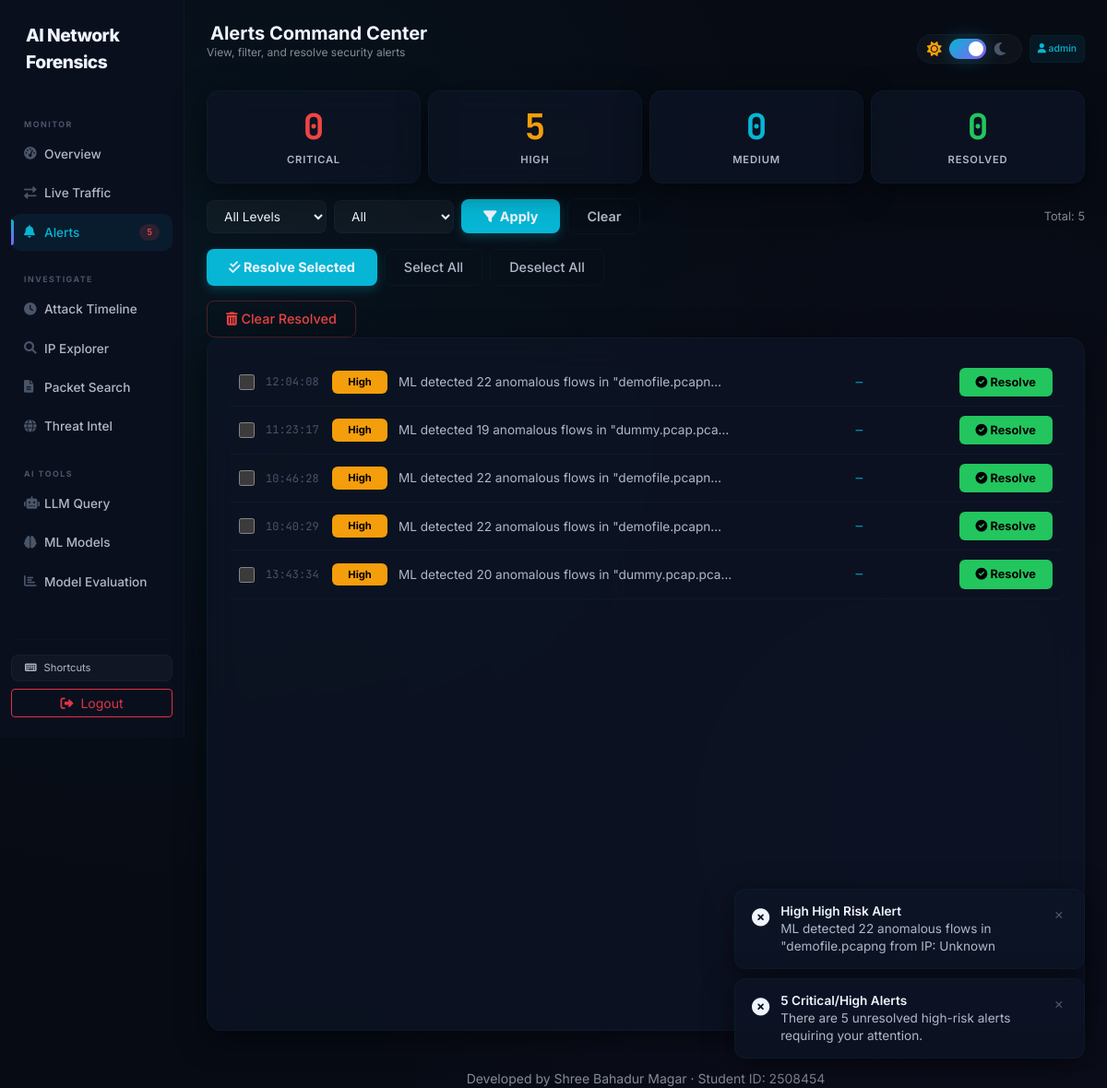
The page /alerts/ (signed in) on the database its author committed.
### dashboard/models.py (models this page shows, shortened)
class Alert(models.Model):
    LEVEL_CHOICES = [
        ('High', 'High'),
        ('Medium', 'Medium'),
        ('Low', 'Low'),
        ('Info', 'Info'),
    ]
    level = models.CharField(max_length=10, choices=LEVEL_CHOICES, default='Info')
    message = models.TextField()
    timestamp = models.DateTimeField(default=timezone.now) #this enable sto pass an explict timesatmp while defaulting sensibilby when don't
    is_resolved = models.BooleanField(default=False)

### dashboard/views.py (the view)
# urls.py: path('alerts/', views.alerts_page, name='alerts_page'),           #displays the security alerts
@login_required
def alerts_page(request):
    alerts = Alert.objects.all().order_by('-timestamp')
    return render(request, 'dashboard/alerts.html', {
        'username': request.user.username,
        'alerts': alerts,
        'now': timezone.now(),
    })

### dashboard/templates/dashboard/alerts.html (shortened to what this page needs)
{% extends "dashboard/base.html" %}
{% block page_title %}Alerts Command Center{% endblock %}
{% block subtitle %}View, filter, and resolve security alerts{% endblock %}
{% block content %}
<div class="row g-2 mb-3">
    <div class="col-3"><div class="severity-card critical"><div class="number" id="countCritical">0</div><div class="label">Critical</div></div></div>
    <div class="col-3"><div class="severity-card high"><div class="number" id="countHigh">0</div><div class="label">High</div></div></div>
    <div class="col-3"><div class="severity-card medium"><div class="number" id="countMedium">0</div><div class="label">Medium</div></div></div>
    <div class="col-3"><div class="severity-card resolved"><div class="number" id="countResolved">0</div><div class="label">Resolved</div></div></div>
</div>
<div class="d-flex flex-wrap justify-content-between align-items-center gap-2 mb-3">
    <div class="d-flex gap-2 flex-wrap align-items-center">
        <select id="filterLevel" class="filter-select">
            <option value="">All Levels</option>
        </select>
        <select id="filterResolved" class="filter-select">
            <option value="">All</option>
        </select>
        <button id="applyFilterBtn" class="btn-apply"><i class="fas fa-filter"></i> Apply</button>
        <button id="clearFilterBtn" class="btn-clear">Clear</button>
    </div>
    <span class="text-muted" style="font-size:0.8rem;">Total: <span id="totalAlerts">{{ alerts|length }}</span></span>
</div>
<div class="d-flex gap-2 mb-3 flex-wrap">
    <button id="resolveSelectedBtn" class="btn-apply" disabled>
        <i class="fas fa-check-double"></i> Resolve Selected
    </button>
    <button id="selectAllBtn" class="btn-clear" style="font-weight:500;">Select All</button>
    <button id="deselectAllBtn" class="btn-clear" style="font-weight:500;">Deselect All</button>
</div>
<button id="clearResolvedBtn" class="btn-clear" style="font-weight:500; color: var(--red); border-color: rgba(239,68,68,0.3);">
    <i class="fas fa-trash-alt"></i> Clear Resolved
</button>
<div class="dash-card">
    <div id="alertList" style="max-height:500px;overflow-y:auto;">
        {% for alert in alerts %}
        <div class="alert-row" data-level="{{ alert.level }}" data-resolved="{{ alert.is_resolved }}" data-id="{{ alert.id }}">
            <input type="checkbox" class="alert-checkbox" data-id="{{ alert.id }}">
            <span class="time">{{ alert.timestamp|date:"H:i:s" }}</span>
            <span class="severity-badge
                {% if alert.level == 'Critical' %}critical
                {% elif alert.level == 'High' %}high
                {% elif alert.level == 'Medium' %}medium
                {% elif alert.level == 'Low' %}low
                {% else %}resolved{% endif %}">
                {{ alert.level }}
            </span>
            <span class="message">{{ alert.message|truncatechars:50 }}</span>
            <span class="ip">{{ alert.src_ip|default:"—" }}</span>
            {% if alert.is_resolved %}
                <span class="severity-badge resolved"><i class="fas fa-check"></i> Resolved</span>
            {% else %}
                <button class="resolve-btn resolve-btn-single" data-id="{{ alert.id }}">
                    <i class="fas fa-check-circle"></i> Resolve
                </button>
            {% endif %}
        </div>
        {% empty %}
        <div class="text-center text-muted py-4" style="font-size:0.9rem;"><i class="fas fa-inbox me-2"></i>No alerts found.</div>
        {% endfor %}
    </div>
</div>
{% endblock %}

### dashboard/templates/dashboard/base.html (shortened to what this page needs)
{% load static %}
<!DOCTYPE html>
<html lang="en" data-bs-theme="dark">
<head>
    <link href="https://cdn.jsdelivr.net/npm/bootstrap@5.3.0/dist/css/bootstrap.min.css" rel="stylesheet">
    <link rel="stylesheet" href="https://cdnjs.cloudflare.com/ajax/libs/font-awesome/6.0.0/css/all.min.css">
</head>
<body>
    <div class="container-fluid p-0">
        <div class="row g-0">
            <div class="col-md-2 sidebar" id="mainSidebar">
                <div class="d-flex align-items-center mb-4 px-2">
                    <span class="brand">AI Network Forensics</span>
                </div>
                <div class="nav-section">Monitor</div>
                <nav class="nav flex-column">
                    <a class="nav-link {% if request.resolver_match.url_name == 'index' %}active{% endif %}" href="{% url 'index' %}"><i class="fas fa-tachometer-alt"></i> Overview</a>
                    <a class="nav-link {% if request.resolver_match.url_name == 'live_traffic' %}active{% endif %}" href="{% url 'live_traffic' %}"><i class="fas fa-exchange-alt"></i> Live Traffic</a>
                    <a class="nav-link {% if request.resolver_match.url_name == 'alerts_page' %}active{% endif %}" href="{% url 'alerts_page' %}">
                        <i class="fas fa-bell"></i> Alerts
                        <span class="nav-badge" id="sidebarAlertCount" style="display:none;">0</span>
                    </a>
                </nav>
                <div class="nav-section">Investigate</div>
                <nav class="nav flex-column">
                    <a class="nav-link {% if request.resolver_match.url_name == 'attack_timeline' %}active{% endif %}" href="{% url 'attack_timeline' %}"><i class="fas fa-clock"></i> Attack Timeline</a>
                    <a class="nav-link {% if request.resolver_match.url_name == 'ip_explorer' %}active{% endif %}" href="{% url 'ip_explorer' %}"><i class="fas fa-search"></i> IP Explorer</a>
                    <a class="nav-link {% if request.resolver_match.url_name == 'packet_search' %}active{% endif %}" href="{% url 'packet_search' %}"><i class="fas fa-file-alt"></i> Packet Search</a>
                    <a class="nav-link {% if request.resolver_match.url_name == 'threat_intel' %}active{% endif %}" href="{% url 'threat_intel' %}"><i class="fas fa-globe"></i> Threat Intel</a>
                </nav>
                <div class="nav-section">AI Tools</div>
                <nav class="nav flex-column">
                    <a class="nav-link {% if request.resolver_match.url_name == 'ai_assistant' %}active{% endif %}" href="{% url 'ai_assistant' %}"><i class="fas fa-robot"></i> LLM Query</a>
                    <a class="nav-link {% if request.resolver_match.url_name == 'ml_models' %}active{% endif %}" href="{% url 'ml_models' %}"><i class="fas fa-brain"></i> ML Models</a>
                    <a class="nav-link {% if request.resolver_match.url_name == 'evaluation' %}active{% endif %}" href="{% url 'evaluation' %}"><i class="fas fa-chart-bar"></i> Model Evaluation</a>
                </nav>
                <div class="mt-auto pt-4">
                    <hr style="border-color: rgba(255,255,255,0.04);">
                    <button class="btn-ghost w-100 mb-2 text-start" data-bs-toggle="modal" data-bs-target="#shortcutsModal" style="font-size:0.7rem;">
                        <i class="fas fa-keyboard me-2"></i>Shortcuts
                    </button>
                    <a href="{% url 'logout' %}" class="btn btn-outline-danger btn-sm w-100"><i class="fas fa-sign-out-alt me-2"></i>Logout</a>
                </div>
            </div>
            <div class="col-md-10 p-3 p-md-4 main-content">
                <div class="d-flex flex-wrap justify-content-between align-items-center gap-2 mb-3">
                    <div class="d-flex align-items-center gap-2">
                        <div>
                            <h5 class="fw-bold mb-0" style="color: var(--text-primary);">
                                {% block page_title %}Dashboard{% endblock %}
                            </h5>
                            <p class="text-muted" style="font-size: 0.75rem;">{% block subtitle %}{% endblock %}</p>
                        </div>
                    </div>
                    <div class="d-flex align-items-center gap-2 flex-wrap">
                        <div class="theme-toggle-wrapper">
                            <i class="fas fa-sun icon-sun"></i>
                            <label class="theme-switch">
                                <span class="theme-slider"></span>
                            </label>
                            <i class="fas fa-moon icon-moon"></i>
                        </div>
                        <span class="badge p-2 d-none d-sm-inline-block" style="background: rgba(6, 182, 212, 0.08); color: var(--cyan); border: 1px solid var(--border-soft); font-weight: 500; font-size: 0.65rem;">
                            <i class="fas fa-user"></i> {{ username }}
                        </span>
                    </div>
                </div>
                {% block content %}{% endblock %}
                <div class="mt-4 text-center text-muted small">
                    <hr style="border-color: var(--border-soft);">
                    <p class="mb-0">Developed by Shree Bahadur Magar · Student ID: 2508454</p>
                </div>
            </div>
        </div>
    </div>
    <div class="toast-container-custom" id="toastContainer"></div>
</body>
</html>

### dashboard/templates/dashboard/base.html (style rules this page uses)
:root { --bg-body: #070b14; --bg-sidebar: #0a0f1e; --bg-card: rgba(13, 20, 38, 0.7); --bg-card-hover: rgba(20, 30, 55, 0.85); --text-primary: #f0f4ff; --text-secondary: #b0b8c8; --text-muted: #4a5568; --border-soft: rgba(6, 182, 212, 0.06); --border-glow: rgba(6, 182, 212, 0.2); --shadow-card: 0 8px 32px rgba(0, 0, 0, 0.5); --glass-blur: 18px; --cyan: #06b6d4; --red: #ef4444; --purple: #8b5cf6; --amber: #f59e0b; --green: #22c55e; --gradient-primary: linear-gradient(135deg, #06b6d4, #8b5cf6); --font-mono: 'JetBrains Mono', 'Fira Code', monospace; --font-sans: 'Inter', -apple-system, sans-serif; --input-bg: rgba(255,255,255,0.04); }
body { background-color: var(--bg-body); background-image: radial-gradient(circle at 15% 25%, rgba(6,182,212,0.05) 0%, transparent 50%), radial-gradient(circle at 85% 75%, rgba(139,92,246,0.05) 0%, transparent 50%); background-attachment: fixed; color: var(--text-primary); font-family: var(--font-sans); min-height: 100vh; transition: background-color 0.4s, color 0.4s; }
.sidebar { background: var(--bg-sidebar); border-right: 1px solid rgba(255,255,255,0.03); min-height: 100vh; padding: 24px 12px; transition: background 0.4s, left 0.3s; }
@media (min-width: 768px) { .sidebar { position: sticky; top: 0; height: 100vh; overflow-y: auto; } }
.sidebar .brand { color: var(--text-primary); font-weight: 800; font-size: 1.2rem; letter-spacing: -0.5px; }
.sidebar .nav-section { font-size: 0.55rem; text-transform: uppercase; letter-spacing: 1.5px; color: var(--text-muted); padding: 22px 14px 6px 14px; font-weight: 700; }
.sidebar .nav-link { color: var(--text-secondary); font-weight: 500; padding: 10px 14px; border-radius: 10px; margin-bottom: 2px; transition: all 0.2s ease; font-size: 0.85rem; position: relative; display: flex; align-items: center; }
.sidebar .nav-link i { width: 22px; color: var(--text-muted); font-size: 0.85rem; }
.sidebar .nav-link.active { background: rgba(6,182,212,0.08); color: var(--cyan); }
.sidebar .nav-link.active::before { content: ''; position: absolute; left: 0; top: 6px; bottom: 6px; width: 3px; background: var(--gradient-primary); border-radius: 0 3px 3px 0; }
.sidebar .nav-link.active i { color: var(--cyan); }
.sidebar .nav-badge { margin-left: auto; background: rgba(239,68,68,0.15); color: var(--red); font-size: 0.6rem; font-weight: 700; padding: 2px 8px; border-radius: 10px; font-family: var(--font-mono); }
.dash-card { background: var(--bg-card); backdrop-filter: blur(var(--glass-blur)); -webkit-backdrop-filter: blur(var(--glass-blur)); border: 1px solid var(--border-soft); border-radius: 16px; padding: 22px; box-shadow: var(--shadow-card); transition: border-color 0.3s; height: 100%; }
.btn-ghost { background: rgba(255,255,255,0.03); color: var(--text-secondary); border: 1px solid var(--border-soft); transition: all 0.2s; font-size: 0.75rem; padding: 5px 14px; border-radius: 8px; }
.theme-toggle-wrapper { display: flex; align-items: center; gap: 8px; background: rgba(255,255,255,0.03); padding: 4px 14px 4px 10px; border-radius: 30px; border: 1px solid var(--border-soft); transition: all 0.3s ease; }
.theme-toggle-wrapper .icon-sun { color: #f59e0b; font-size: 1rem; }
.theme-toggle-wrapper .icon-moon { color: var(--text-muted); font-size: 1rem; }
.theme-switch { position: relative; display: inline-block; width: 40px; height: 22px; flex-shrink: 0; }
.theme-slider { position: absolute; cursor: pointer; top: 0; left: 0; right: 0; bottom: 0; background: var(--text-muted); transition: .3s; border-radius: 34px; box-shadow: inset 0 2px 4px rgba(0,0,0,0.2); }
.theme-slider:before { content: ""; position: absolute; height: 16px; width: 16px; left: 3px; bottom: 3px; background: #ffffff; transition: .3s; border-radius: 50%; }
input:checked + .theme-slider { background: var(--gradient-primary); box-shadow: 0 0 20px rgba(6,182,212,0.3); }
input:checked + .theme-slider:before { transform: translateX(18px); }
.toast-container-custom { position: fixed; bottom: 32px; right: 24px; z-index: 9999; display: flex; flex-direction: column; gap: 10px; max-width: 380px; width: 100%; }
.main-content { padding-bottom: 28px; }

### rows shown on the page
Alert: timestamp "12:04:08", level "High", message "ML detected 22 anomalous flows in \"demofile.pcapn…", src_ip "—"
Alert: timestamp "11:23:17", level "High", message "ML detected 19 anomalous flows in \"dummy.pcap.pca…", src_ip "—"
Alert: timestamp "10:46:28", level "High", message "ML detected 22 anomalous flows in \"demofile.pcapn…", src_ip "—"
Alert: timestamp "10:40:29", level "High", message "ML detected 22 anomalous flows in \"demofile.pcapn…", src_ip "—"
Alert: timestamp "13:43:34", level "High", message "ML detected 20 anomalous flows in \"dummy.pcap.pca…", src_ip "—"

### other values the page prints
{{ username }} "admin"
{{ alerts|length }} "5"
